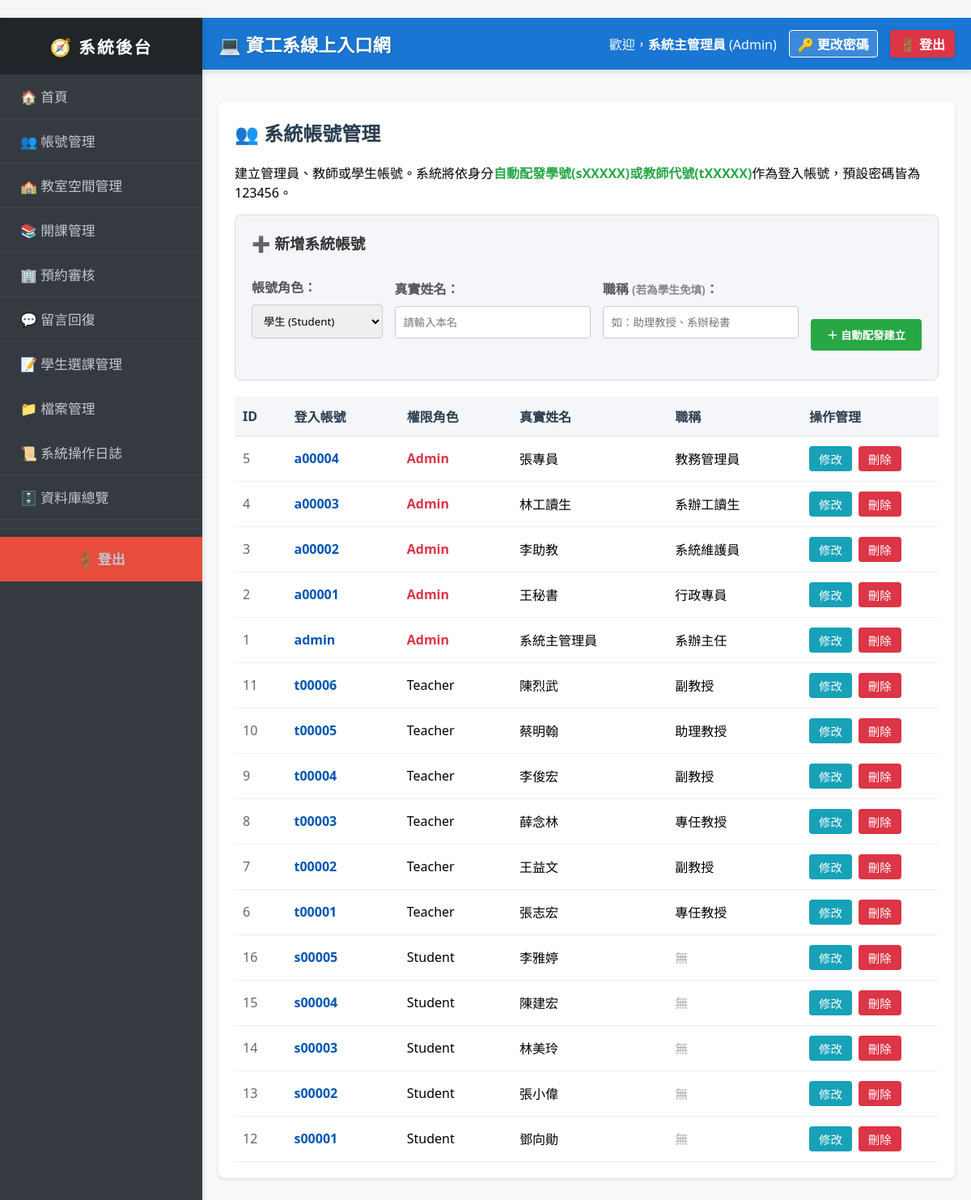
The page /index.php?page=manage_accounts (signed in) on the database its author committed.
### tables this page shows
CREATE TABLE Users (
    id INT AUTO_INCREMENT PRIMARY KEY,
    username VARCHAR(50) NOT NULL UNIQUE,
    password_hash VARCHAR(255) NOT NULL,
    role ENUM('Admin', 'Teacher', 'Student') NOT NULL,
    created_at TIMESTAMP DEFAULT CURRENT_TIMESTAMP
);

### modules/admin/manage_accounts.php (the view, shortened to what this page needs)
<div class="card">
    <h2>👥 系統帳號管理</h2>
    <p>建立管理員、教師或學生帳號。系統將依身分<strong style="color:#28a745;">自動配發學號(sXXXXX)或教師代號(tXXXXX)</strong>作為登入帳號，預設密碼皆為 123456。</p>
    <?php
    if(!isset($_SESSION['role']) || $_SESSION['role'] != 'Admin') {
        echo "<p style='color:red;'>只有管理員可以使用此功能。</p>";
    } else {
        ?>
        <div style="background:#f4f6f9; padding:20px; border-radius:8px; border:1px solid #ddd; margin-bottom:20px;">
            <h3 style="margin-top:0; color:#333;">➕ 新增系統帳號</h3>
            <form method="POST" style="display:grid; grid-template-columns: 1fr 1.5fr 1.5fr auto; gap:15px; align-items:flex-end;">
                <div>
                    <label style="font-weight:bold; color:#555;">帳號角色：</label>
                    <select name="role" required style="width:100%; padding:10px; border:1px solid #ccc; border-radius:4px;">
                        <option value="Student">學生 (Student)</option>
                    </select>
                </div>
                <div>
                    <label style="font-weight:bold; color:#555;">真實姓名：</label>
                    <input type="text" name="name" placeholder="請輸入本名" required style="width:100%; padding:10px; border:1px solid #ccc; border-radius:4px; box-sizing:border-box;">
                </div>
                <div>
                    <label style="font-weight:bold; color:#555;">職稱 <span style="font-size:0.85em; color:#888;">(若為學生免填)</span>：</label>
                    <input type="text" name="title" placeholder="如：助理教授、系辦秘書" style="width:100%; padding:10px; border:1px solid #ccc; border-radius:4px; box-sizing:border-box;">
                </div>
                <div>
                    <button type="submit" name="add_account" class="btn" style="background:#28a745; padding:10px 20px; font-weight:bold;">＋ 自動配發建立</button>
                </div>
            </form>
        </div>
        <table style="width:100%; border-collapse:collapse; text-align:left;">
            <tr style="background:#343a40; color:#fff;">
                <th style="padding:12px 10px;">ID</th>
                <th style="padding:12px 10px;">登入帳號</th>
                <th style="padding:12px 10px;">權限角色</th>
                <th style="padding:12px 10px;">真實姓名</th>
                <th style="padding:12px 10px;">職稱</th>
                <th style="padding:12px 10px; width:150px;">操作管理</th>
            </tr>
            <?php
            $users = $conn->query("
                SELECT u.id, u.username, u.role,
                       COALESCE(a.name, t.name, s.name) AS real_name,
                       COALESCE(a.title, t.title) AS job_title
                FROM Users u
                LEFT JOIN Admins a ON u.id = a.user_id AND u.role = 'Admin'
                LEFT JOIN Teachers t ON u.id = t.user_id AND u.role = 'Teacher'
                LEFT JOIN Students s ON u.id = s.user_id AND u.role = 'Student'
                ORDER BY u.role, u.id DESC
            ");
            while($u = $users->fetch_assoc()) {
                $js_username = htmlspecialchars($u['username'], ENT_QUOTES);
                $js_name = htmlspecialchars($u['real_name'] ?? '', ENT_QUOTES);
                $js_title = htmlspecialchars($u['job_title'] ?? '', ENT_QUOTES);
                $role_badge = $u['role'] == 'Admin' ? "<span style='color:#dc3545; font-weight:bold;'>{$u['role']}</span>" : $u['role'];
                $display_title = !empty($u['job_title']) ? htmlspecialchars($u['job_title']) : "<span style='color:#aaa;'>無</span>";
                echo "<tr style='border-bottom:1px solid #eee;' onmouseover=\"this.style.background='#f9f9f9'\" onmouseout=\"this.style.background='#fff'\">";
                echo "<td style='padding:12px 10px; color:#666;'>{$u['id']}</td>";
                echo "<td style='padding:12px 10px; font-weight:bold; color:#0056b3;'>{$u['username']}</td>";
                echo "<td style='padding:12px 10px;'>{$role_badge}</td>";
                echo "<td style='padding:12px 10px;'>" . htmlspecialchars($u['real_name'] ?? '') . "</td>";
                echo "<td style='padding:12px 10px;'>" . $display_title . "</td>";
                echo "<td style='padding:12px 10px; display:flex; gap:8px;'>";
                echo "<button type='button' class='btn' style='background:#17a2b8; padding:5px 12px; font-size:0.9em;' onclick='openEditModal({$u['id']}, \"{$js_username}\", \"{$js_name}\", \"{$js_title}\")'>修改</button>";
                echo "<form method='POST' style='margin:0;' onsubmit='return confirm(\"⚠️ 警告：確定要永久刪除此帳號與其所有關聯資料嗎？\");'>";
                echo "<button type='submit' name='delete_account' class='btn' style='background:#dc3545; padding:5px 12px; font-size:0.9em;'>刪除</button>";
                echo "</form>";
                echo "</td></tr>";
            }
            ?>
        </table>
        <?php
    }
    ?>
</div>

### includes/header.php
<?php
$display_name = isset($_SESSION['username']) ? $_SESSION['username'] : '使用者';
if (isset($_SESSION['user_id']) && isset($_SESSION['role'])) {
    $uid = intval($_SESSION['user_id']);
    $role = $_SESSION['role'];
    if ($role == 'Admin') {
        $q = $conn->query("SELECT name FROM Admins WHERE user_id = $uid");
        if ($q && $r = $q->fetch_assoc()) $display_name = $r['name'];
    } elseif ($role == 'Teacher') {
        $q = $conn->query("SELECT name FROM Teachers WHERE user_id = $uid");
        if ($q && $r = $q->fetch_assoc()) $display_name = $r['name'];
    } elseif ($role == 'Student') {
        $q = $conn->query("SELECT name FROM Students WHERE user_id = $uid");
        if ($q && $r = $q->fetch_assoc()) $display_name = $r['name'];
    }
}
?>
<div style="background: #1976d2; color: #fff; padding: 15px 20px; display: flex; justify-content: space-between; align-items: center; border-radius: 0; margin-bottom: 20px; box-shadow: 0 4px 6px rgba(0,0,0,0.1);">
    <h2 style="margin: 0; font-size: 1.4em; text-shadow: 1px 1px 2px rgba(0,0,0,0.2);">💻 資工系線上入口網</h2>
    <div style="display: flex; align-items: center; gap: 15px;">
        <?php if (isset($_SESSION['user_id'])): ?>
            <span style="color: #f8f9fa;">👤 歡迎，<strong><?php echo htmlspecialchars($display_name); ?></strong> (<?php echo $_SESSION['role']; ?>)</span>
            <a href="index.php?page=change_password" style="color: #fff; text-decoration: none; font-weight: bold; border: 1px solid #fff; padding: 4px 10px; border-radius: 4px; background: rgba(255, 255, 255, 0.15); transition: 0.2s;" onmouseover="this.style.background='rgba(255,255,255,0.3)'" onmouseout="this.style.background='rgba(255,255,255,0.15)'">🔑 更改密碼</a>
            <a href="logout.php" style="background: #dc3545; color: white; text-decoration: none; padding: 5px 12px; border-radius: 4px; font-weight: bold; box-shadow: 0 2px 4px rgba(0,0,0,0.15);">🚪 登出</a>
        <?php else: ?>
            <a href="index.php?page=login" style="background: #007bff; color: white; text-decoration: none; padding: 5px 15px; border-radius: 4px; font-weight: bold;">系統登入</a>
        <?php endif; ?>
    </div>
</div>

### assets/css/style.css (style rules this page uses)
.card { background: #fff; border-radius: 8px; padding: 20px; box-shadow: 0 2px 4px rgba(0,0,0,0.1); margin-bottom: 20px; }
.card h2 { margin-top: 0; color: #2c3e50; }
button, .btn { padding: 8px 16px; background: #007bff; color: white; border: none; border-radius: 4px; cursor: pointer; text-decoration: none; display: inline-block; transition: all 0.3s ease; font-weight: 500; }
input[type="text"], input[type="password"], input[type="email"], input[type="file"], input[type="datetime-local"], select, textarea { padding: 10px; width: 100%; box-sizing: border-box; margin: 5px 0 15px; border: 1px solid #ccc; border-radius: 4px; font-family: inherit; }
table { border-collapse: collapse; width: 100%; }
table tr { border-bottom: 1px solid #e0e0e0; }
table th, table td { padding: 12px 10px; text-align: left; }
table th { background-color: #f4f6f9; font-weight: 600; color: #2c3e50; }
label { font-weight: 500; color: #2c3e50; display: block; margin: 10px 0 5px 0; }

### index.php (style rules this page uses)
html, body { margin: 0 !important; padding: 0 !important; background-color: #f4f7f6; font-family: 'Segoe UI', Tahoma, Geneva, Verdana, sans-serif; display: flex; flex-direction: column; min-height: 100vh; }

### rows shown on the page
users: id "5", username "a00004", role "Admin", real_name "張專員", job_title "教務管理員"
users: id "4", username "a00003", role "Admin", real_name "林工讀生", job_title "系辦工讀生"
users: id "3", username "a00002", role "Admin", real_name "李助教", job_title "系統維護員"
users: id "2", username "a00001", role "Admin", real_name "王秘書", job_title "行政專員"
users: id "1", username "admin", role "Admin", real_name "系統主管理員", job_title "系辦主任"
users: id "11", username "t00006", role "Teacher", real_name "陳烈武", job_title "副教授"
users: id "10", username "t00005", role "Teacher", real_name "蔡明翰", job_title "助理教授"
users: id "9", username "t00004", role "Teacher", real_name "李俊宏", job_title "副教授"
users: id "8", username "t00003", role "Teacher", real_name "薛念林", job_title "專任教授"
users: id "7", username "t00002", role "Teacher", real_name "王益文", job_title "副教授"
users: id "6", username "t00001", role "Teacher", real_name "張志宏", job_title "專任教授"
users: id "16", username "s00005", role "Student", real_name "李雅婷", shows "無"
users: id "15", username "s00004", role "Student", real_name "陳建宏", shows "無"
users: id "14", username "s00003", role "Student", real_name "林美玲", shows "無"
users: id "13", username "s00002", role "Student", real_name "張小偉", shows "無"
users: id "12", username "s00001", role "Student", real_name "鄧向勛", shows "無"

### other values the page prints
$display_name "系統主管理員"
$_SESSION['role'] "Admin"
